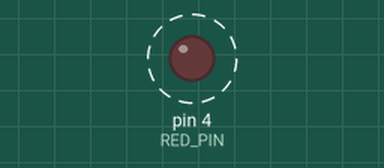
Bench run of a sketch on a simulated Arduino Uno, built with avr-gcc and run on an emulated ATmega328P. Shown: output pins drawn as LEDs (lit = HIGH). Dashed ring = blinking.

Above: at 0.5 s.
Timing chart, 0 to 3.0 s (numbered marks = the images above):
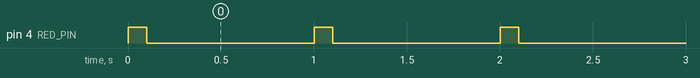

Measured:
- by itself, pin 4 (RED_PIN): alternates HIGH for 0.10 s and LOW for 0.90 s

The sketch:

beacon.ino
```cpp
//Defining output pin
#define RED_PIN 4

void setup() {
 pinMode(RED_PIN, OUTPUT);

}

void loop() {
  digitalWrite(RED_PIN, HIGH);
  delay(100);

  digitalWrite(RED_PIN, LOW);
  delay(900);

}
```
